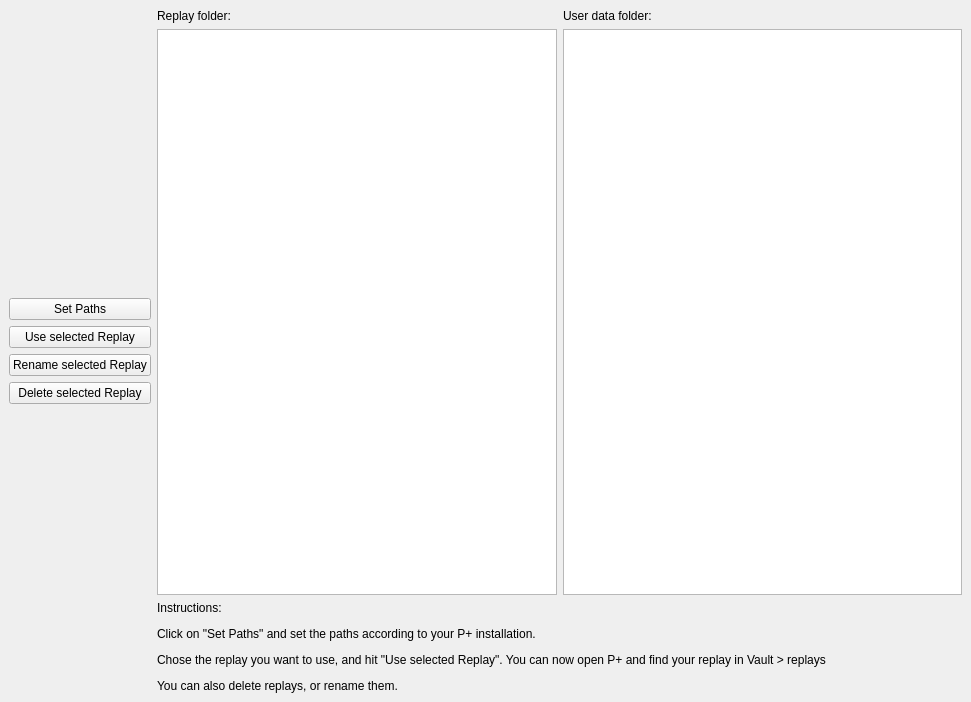
<?xml version="1.0" encoding="UTF-8"?>
<ui version="4.0">
 <class>MainWindow</class>
 <widget class="QMainWindow" name="MainWindow">
  <property name="geometry">
   <rect>
    <x>0</x>
    <y>0</y>
    <width>971</width>
    <height>702</height>
   </rect>
  </property>
  <property name="windowTitle">
   <string>Mininux Replay Manager</string>
  </property>
  <widget class="QWidget" name="centralwidget">
   <layout class="QHBoxLayout" name="horizontalLayout">
    <item>
     <layout class="QVBoxLayout" name="verticalLayout">
      <item>
       <spacer name="verticalSpacer">
        <property name="orientation">
         <enum>Qt::Vertical</enum>
        </property>
        <property name="sizeHint" stdset="0">
         <size>
          <width>20</width>
          <height>40</height>
         </size>
        </property>
       </spacer>
      </item>
      <item>
       <widget class="QPushButton" name="setPaths_Button">
        <property name="text">
         <string>Set Paths</string>
        </property>
       </widget>
      </item>
      <item>
       <widget class="QPushButton" name="useReplay_Button">
        <property name="text">
         <string>Use selected Replay</string>
        </property>
       </widget>
      </item>
      <item>
       <widget class="QPushButton" name="renameReplay_Button">
        <property name="text">
         <string>Rename selected Replay</string>
        </property>
       </widget>
      </item>
      <item>
       <widget class="QPushButton" name="deleteReplay_Button">
        <property name="text">
         <string>Delete selected Replay</string>
        </property>
       </widget>
      </item>
      <item>
       <spacer name="verticalSpacer_2">
        <property name="orientation">
         <enum>Qt::Vertical</enum>
        </property>
        <property name="sizeHint" stdset="0">
         <size>
          <width>20</width>
          <height>40</height>
         </size>
        </property>
       </spacer>
      </item>
     </layout>
    </item>
    <item>
     <layout class="QGridLayout" name="gridLayout">
      <item row="1" column="0">
       <widget class="QListView" name="replayFolder_ListView"/>
      </item>
      <item row="0" column="1">
       <widget class="QLabel" name="userFolderList_Header">
        <property name="text">
         <string>User data folder:</string>
        </property>
       </widget>
      </item>
      <item row="2" column="0" colspan="2">
       <widget class="QLabel" name="instructions_Label">
        <property name="text">
         <string>&lt;html&gt;&lt;head/&gt;&lt;body&gt;&lt;p&gt;Instructions:&lt;/p&gt;&lt;p&gt;Click on &amp;quot;Set Paths&amp;quot; and set the paths according to your P+ installation.&lt;/p&gt;&lt;p&gt;Chose the replay you want to use, and hit &amp;quot;Use selected Replay&amp;quot;. You can now open P+ and find your replay in Vault &amp;gt; replays&lt;/p&gt;&lt;p&gt;You can also delete replays, or rename them.&lt;/p&gt;&lt;/body&gt;&lt;/html&gt;</string>
        </property>
       </widget>
      </item>
      <item row="1" column="1">
       <widget class="QListView" name="userData_ListView">
        <property name="selectionMode">
         <enum>QAbstractItemView::NoSelection</enum>
        </property>
       </widget>
      </item>
      <item row="0" column="0">
       <widget class="QLabel" name="replayLis_Header">
        <property name="text">
         <string>Replay folder:</string>
        </property>
       </widget>
      </item>
     </layout>
    </item>
   </layout>
  </widget>
 </widget>
 <resources/>
 <connections/>
</ui>
